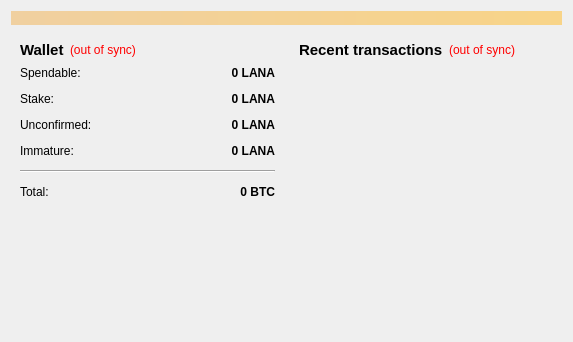
<?xml version="1.0" encoding="UTF-8"?>
<ui version="4.0">
 <class>OverviewPage</class>
 <widget class="QWidget" name="OverviewPage">
  <property name="geometry">
   <rect>
    <x>0</x>
    <y>0</y>
    <width>573</width>
    <height>342</height>
   </rect>
  </property>
  <property name="windowTitle">
   <string>Form</string>
  </property>
  <layout class="QVBoxLayout" name="topLayout">
   <item>
    <widget class="QLabel" name="labelAlerts">
     <property name="visible">
      <bool>false</bool>
     </property>
     <property name="styleSheet">
      <string notr="true">background-color: qlineargradient(x1: 0, y1: 0, x2: 1, y2: 0, stop:0 #F0D0A0, stop:1 #F8D488);  color:#000000
</string>
     </property>
     <property name="wordWrap">
      <bool>true</bool>
     </property>
     <property name="margin">
      <number>3</number>
     </property>
    </widget>
   </item>
   <item>
    <layout class="QHBoxLayout" name="horizontalLayout" stretch="1,1">
     <item>
      <layout class="QVBoxLayout" name="verticalLayout_2">
       <item>
        <widget class="QWidget" name="widget" native="true">
         <layout class="QVBoxLayout" name="verticalLayout_4">
          <item>
           <layout class="QHBoxLayout" name="horizontalLayout_4">
            <item>
             <widget class="QLabel" name="label_5">
              <property name="font">
               <font>
                <pointsize>11</pointsize>
                <weight>75</weight>
                <bold>true</bold>
               </font>
              </property>
              <property name="text">
               <string>Wallet</string>
              </property>
             </widget>
            </item>
            <item>
             <widget class="QLabel" name="labelWalletStatus">
              <property name="toolTip">
               <string>The displayed information may be out of date. Your wallet automatically synchronizes with the Lanacoin network after a connection is established, but this process has not completed yet.</string>
              </property>
              <property name="styleSheet">
               <string notr="true">QLabel { color: red; }</string>
              </property>
              <property name="text">
               <string notr="true">(out of sync)</string>
              </property>
              <property name="alignment">
               <set>Qt::AlignLeading|Qt::AlignLeft|Qt::AlignVCenter</set>
              </property>
             </widget>
            </item>
            <item>
             <spacer name="horizontalSpacer_2">
              <property name="orientation">
               <enum>Qt::Horizontal</enum>
              </property>
              <property name="sizeHint" stdset="0">
               <size>
                <width>40</width>
                <height>20</height>
               </size>
              </property>
             </spacer>
            </item>
           </layout>
          </item>
          <item>
           <layout class="QFormLayout" name="formLayout_2">
            <property name="fieldGrowthPolicy">
             <enum>QFormLayout::AllNonFixedFieldsGrow</enum>
            </property>
            <property name="horizontalSpacing">
             <number>12</number>
            </property>
            <property name="verticalSpacing">
             <number>12</number>
            </property>
            <item row="0" column="0">
             <widget class="QLabel" name="label">
              <property name="text">
               <string>Spendable:</string>
              </property>
             </widget>
            </item>
            <item row="0" column="1">
             <widget class="QLabel" name="labelBalance">
              <property name="font">
               <font>
                <weight>75</weight>
                <bold>true</bold>
               </font>
              </property>
              <property name="cursor">
               <cursorShape>IBeamCursor</cursorShape>
              </property>
              <property name="toolTip">
               <string>Your current spendable balance</string>
              </property>
              <property name="text">
               <string notr="true">0 LANA</string>
              </property>
              <property name="alignment">
               <set>Qt::AlignRight|Qt::AlignTrailing|Qt::AlignVCenter</set>
              </property>
              <property name="textInteractionFlags">
               <set>Qt::LinksAccessibleByMouse|Qt::TextSelectableByKeyboard|Qt::TextSelectableByMouse</set>
              </property>
             </widget>
            </item>
            <item row="1" column="0">
             <widget class="QLabel" name="label_6">
              <property name="text">
               <string>Stake:</string>
              </property>
             </widget>
            </item>
            <item row="1" column="1">
             <widget class="QLabel" name="labelStake">
              <property name="font">
               <font>
                <weight>75</weight>
                <bold>true</bold>
               </font>
              </property>
              <property name="cursor">
               <cursorShape>IBeamCursor</cursorShape>
              </property>
              <property name="toolTip">
               <string>Total of coins that was staked, and do not yet count toward the current balance</string>
              </property>
              <property name="text">
               <string notr="true">0 LANA</string>
              </property>
              <property name="alignment">
               <set>Qt::AlignRight|Qt::AlignTrailing|Qt::AlignVCenter</set>
              </property>
              <property name="textInteractionFlags">
               <set>Qt::LinksAccessibleByMouse|Qt::TextSelectableByKeyboard|Qt::TextSelectableByMouse</set>
              </property>
             </widget>
            </item>
            <item row="2" column="0">
             <widget class="QLabel" name="label_3">
              <property name="text">
               <string>Unconfirmed:</string>
              </property>
             </widget>
            </item>
            <item row="2" column="1">
             <widget class="QLabel" name="labelUnconfirmed">
              <property name="font">
               <font>
                <weight>75</weight>
                <bold>true</bold>
               </font>
              </property>
              <property name="cursor">
               <cursorShape>IBeamCursor</cursorShape>
              </property>
              <property name="toolTip">
               <string>Total of transactions that have yet to be confirmed, and do not yet count toward the current balance</string>
              </property>
              <property name="text">
               <string notr="true">0 LANA</string>
              </property>
              <property name="alignment">
               <set>Qt::AlignRight|Qt::AlignTrailing|Qt::AlignVCenter</set>
              </property>
              <property name="textInteractionFlags">
               <set>Qt::LinksAccessibleByMouse|Qt::TextSelectableByKeyboard|Qt::TextSelectableByMouse</set>
              </property>
             </widget>
            </item>
            <item row="3" column="0">
             <widget class="QLabel" name="labelImmatureText">
              <property name="text">
               <string>Immature:</string>
              </property>
             </widget>
            </item>
            <item row="3" column="1">
             <widget class="QLabel" name="labelImmature">
              <property name="font">
               <font>
                <weight>75</weight>
                <bold>true</bold>
               </font>
              </property>
              <property name="toolTip">
               <string>Mined balance that has not yet matured</string>
              </property>
              <property name="text">
               <string notr="true">0 LANA</string>
              </property>
              <property name="alignment">
               <set>Qt::AlignRight|Qt::AlignTrailing|Qt::AlignVCenter</set>
              </property>
              <property name="textInteractionFlags">
               <set>Qt::LinksAccessibleByMouse|Qt::TextSelectableByKeyboard|Qt::TextSelectableByMouse</set>
              </property>
             </widget>
            </item>
            <item row="4" column="0" colspan="2">
             <widget class="Line" name="line">
              <property name="orientation">
               <enum>Qt::Horizontal</enum>
              </property>
             </widget>
            </item>
            <item row="5" column="0">
             <widget class="QLabel" name="labelTotalText">
              <property name="text">
               <string>Total:</string>
              </property>
             </widget>
            </item>
            <item row="5" column="1">
             <widget class="QLabel" name="labelTotal">
              <property name="font">
               <font>
                <weight>75</weight>
                <bold>true</bold>
               </font>
              </property>
              <property name="cursor">
               <cursorShape>IBeamCursor</cursorShape>
              </property>
              <property name="toolTip">
               <string>Your current total balance</string>
              </property>
              <property name="text">
               <string notr="true">0 BTC</string>
              </property>
              <property name="alignment">
               <set>Qt::AlignRight|Qt::AlignTrailing|Qt::AlignVCenter</set>
              </property>
              <property name="textInteractionFlags">
               <set>Qt::LinksAccessibleByMouse|Qt::TextSelectableByKeyboard|Qt::TextSelectableByMouse</set>
              </property>
             </widget>
            </item>
           </layout>
          </item>
         </layout>
        </widget>
       </item>
       <item>
        <spacer name="verticalSpacer">
         <property name="orientation">
          <enum>Qt::Vertical</enum>
         </property>
         <property name="sizeHint" stdset="0">
          <size>
           <width>20</width>
           <height>40</height>
          </size>
         </property>
        </spacer>
       </item>
      </layout>
     </item>
     <item>
      <layout class="QVBoxLayout" name="verticalLayout_3">
       <item>
        <widget class="QWidget" name="widget_2" native="true">
         <layout class="QVBoxLayout" name="verticalLayout">
          <item>
           <layout class="QHBoxLayout" name="horizontalLayout_2">
            <item>
             <widget class="QLabel" name="label_4">
              <property name="font">
               <font>
                <pointsize>11</pointsize>
                <weight>75</weight>
                <bold>true</bold>
               </font>
              </property>
              <property name="text">
               <string>&lt;b&gt;Recent transactions&lt;/b&gt;</string>
              </property>
             </widget>
            </item>
            <item>
             <widget class="QLabel" name="labelTransactionsStatus">
              <property name="toolTip">
               <string>The displayed information may be out of date. Your wallet automatically synchronizes with the Lanacoin network after a connection is established, but this process has not completed yet.</string>
              </property>
              <property name="styleSheet">
               <string notr="true">QLabel { color: red; }</string>
              </property>
              <property name="text">
               <string notr="true">(out of sync)</string>
              </property>
              <property name="alignment">
               <set>Qt::AlignRight|Qt::AlignTrailing|Qt::AlignVCenter</set>
              </property>
             </widget>
            </item>
            <item>
             <spacer name="horizontalSpacer">
              <property name="orientation">
               <enum>Qt::Horizontal</enum>
              </property>
              <property name="sizeHint" stdset="0">
               <size>
                <width>40</width>
                <height>20</height>
               </size>
              </property>
             </spacer>
            </item>
           </layout>
          </item>
          <item>
           <widget class="QListView" name="listTransactions">
            <property name="styleSheet">
             <string notr="true">QListView { background: transparent; }</string>
            </property>
            <property name="frameShape">
             <enum>QFrame::NoFrame</enum>
            </property>
            <property name="verticalScrollBarPolicy">
             <enum>Qt::ScrollBarAlwaysOff</enum>
            </property>
            <property name="horizontalScrollBarPolicy">
             <enum>Qt::ScrollBarAlwaysOff</enum>
            </property>
            <property name="selectionMode">
             <enum>QAbstractItemView::NoSelection</enum>
            </property>
           </widget>
          </item>
         </layout>
        </widget>
       </item>
      </layout>
     </item>
    </layout>
   </item>
  </layout>
 </widget>
 <resources/>
 <connections/>
</ui>
